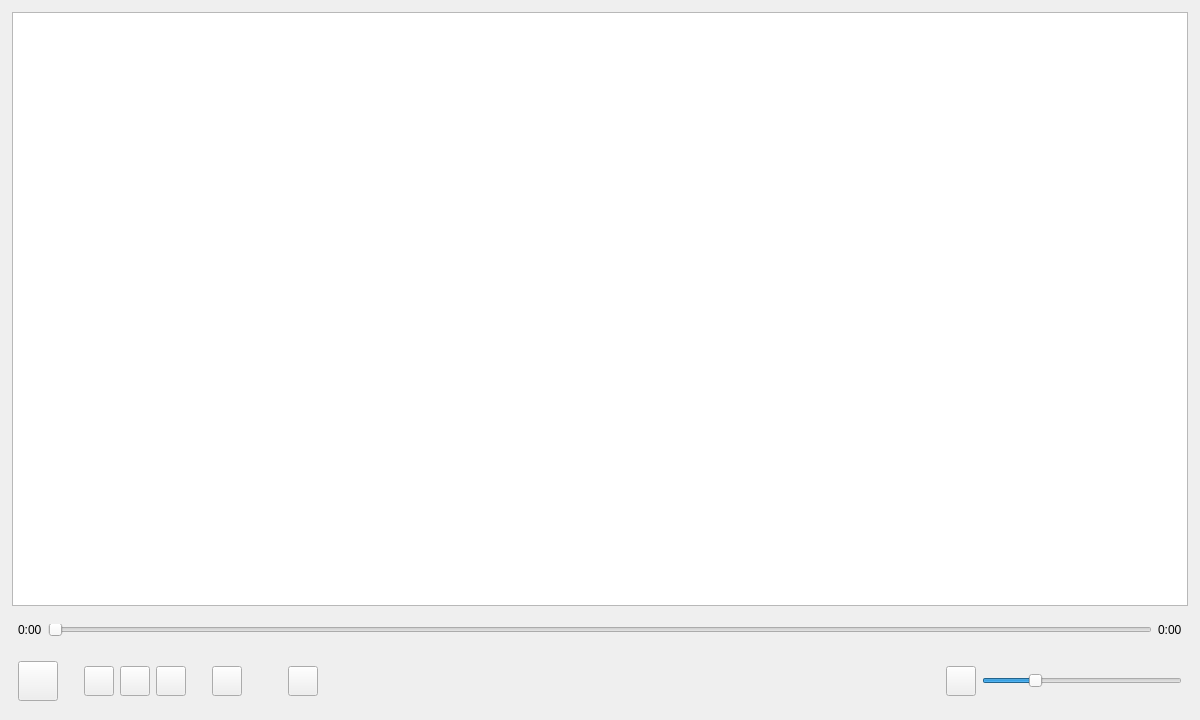
<?xml version="1.0" encoding="UTF-8"?>
<ui version="4.0">
 <class>MusicPlayer</class>
 <widget class="QMainWindow" name="MusicPlayer">
  <property name="geometry">
   <rect>
    <x>0</x>
    <y>0</y>
    <width>1200</width>
    <height>720</height>
   </rect>
  </property>
  <property name="windowTitle">
   <string>Music Player</string>
  </property>
  <widget class="QWidget" name="centralwidget">
   <layout class="QVBoxLayout" name="verticalLayout_2">
    <item>
     <widget class="QWidget" name="songsWidget" native="true">
      <layout class="QHBoxLayout" name="horizontalLayout_3">
       <property name="spacing">
        <number>3</number>
       </property>
       <property name="leftMargin">
        <number>3</number>
       </property>
       <property name="topMargin">
        <number>3</number>
       </property>
       <property name="rightMargin">
        <number>3</number>
       </property>
       <property name="bottomMargin">
        <number>3</number>
       </property>
       <item>
        <widget class="QListView" name="songsListView">
         <property name="alternatingRowColors">
          <bool>true</bool>
         </property>
        </widget>
       </item>
      </layout>
     </widget>
    </item>
    <item>
     <widget class="QWidget" name="timerWidget" native="true">
      <property name="sizePolicy">
       <sizepolicy hsizetype="Preferred" vsizetype="Fixed">
        <horstretch>0</horstretch>
        <verstretch>0</verstretch>
       </sizepolicy>
      </property>
      <property name="minimumSize">
       <size>
        <width>0</width>
        <height>30</height>
       </size>
      </property>
      <property name="maximumSize">
       <size>
        <width>16777215</width>
        <height>30</height>
       </size>
      </property>
      <layout class="QHBoxLayout" name="horizontalLayout_2">
       <item>
        <widget class="QLabel" name="currentTime">
         <property name="text">
          <string>0:00</string>
         </property>
        </widget>
       </item>
       <item>
        <widget class="QSlider" name="timeSlider">
         <property name="orientation">
          <enum>Qt::Horizontal</enum>
         </property>
        </widget>
       </item>
       <item>
        <widget class="QLabel" name="totalTime">
         <property name="text">
          <string>0:00</string>
         </property>
        </widget>
       </item>
      </layout>
     </widget>
    </item>
    <item>
     <widget class="QWidget" name="controlsWidget" native="true">
      <property name="sizePolicy">
       <sizepolicy hsizetype="Preferred" vsizetype="Fixed">
        <horstretch>0</horstretch>
        <verstretch>0</verstretch>
       </sizepolicy>
      </property>
      <property name="minimumSize">
       <size>
        <width>0</width>
        <height>60</height>
       </size>
      </property>
      <property name="maximumSize">
       <size>
        <width>16777215</width>
        <height>60</height>
       </size>
      </property>
      <layout class="QHBoxLayout" name="horizontalLayout">
       <property name="leftMargin">
        <number>9</number>
       </property>
       <item>
        <widget class="QPushButton" name="play_pausebtn">
         <property name="enabled">
          <bool>true</bool>
         </property>
         <property name="sizePolicy">
          <sizepolicy hsizetype="Fixed" vsizetype="Fixed">
           <horstretch>0</horstretch>
           <verstretch>0</verstretch>
          </sizepolicy>
         </property>
         <property name="minimumSize">
          <size>
           <width>40</width>
           <height>40</height>
          </size>
         </property>
         <property name="maximumSize">
          <size>
           <width>40</width>
           <height>40</height>
          </size>
         </property>
         <property name="text">
          <string/>
         </property>
         <property name="iconSize">
          <size>
           <width>35</width>
           <height>35</height>
          </size>
         </property>
        </widget>
       </item>
       <item>
        <spacer name="horizontalSpacer_3">
         <property name="orientation">
          <enum>Qt::Horizontal</enum>
         </property>
         <property name="sizeType">
          <enum>QSizePolicy::Fixed</enum>
         </property>
         <property name="sizeHint" stdset="0">
          <size>
           <width>20</width>
           <height>20</height>
          </size>
         </property>
        </spacer>
       </item>
       <item>
        <widget class="QPushButton" name="previousbtn">
         <property name="sizePolicy">
          <sizepolicy hsizetype="Fixed" vsizetype="Fixed">
           <horstretch>0</horstretch>
           <verstretch>0</verstretch>
          </sizepolicy>
         </property>
         <property name="minimumSize">
          <size>
           <width>30</width>
           <height>30</height>
          </size>
         </property>
         <property name="maximumSize">
          <size>
           <width>30</width>
           <height>30</height>
          </size>
         </property>
         <property name="text">
          <string/>
         </property>
         <property name="iconSize">
          <size>
           <width>25</width>
           <height>25</height>
          </size>
         </property>
        </widget>
       </item>
       <item>
        <widget class="QPushButton" name="stopbtn">
         <property name="sizePolicy">
          <sizepolicy hsizetype="Fixed" vsizetype="Fixed">
           <horstretch>0</horstretch>
           <verstretch>0</verstretch>
          </sizepolicy>
         </property>
         <property name="minimumSize">
          <size>
           <width>30</width>
           <height>30</height>
          </size>
         </property>
         <property name="maximumSize">
          <size>
           <width>30</width>
           <height>30</height>
          </size>
         </property>
         <property name="text">
          <string/>
         </property>
         <property name="iconSize">
          <size>
           <width>25</width>
           <height>25</height>
          </size>
         </property>
        </widget>
       </item>
       <item>
        <widget class="QPushButton" name="nextbtn">
         <property name="sizePolicy">
          <sizepolicy hsizetype="Fixed" vsizetype="Fixed">
           <horstretch>0</horstretch>
           <verstretch>0</verstretch>
          </sizepolicy>
         </property>
         <property name="minimumSize">
          <size>
           <width>30</width>
           <height>30</height>
          </size>
         </property>
         <property name="maximumSize">
          <size>
           <width>30</width>
           <height>30</height>
          </size>
         </property>
         <property name="text">
          <string/>
         </property>
         <property name="iconSize">
          <size>
           <width>25</width>
           <height>25</height>
          </size>
         </property>
        </widget>
       </item>
       <item>
        <spacer name="horizontalSpacer_4">
         <property name="orientation">
          <enum>Qt::Horizontal</enum>
         </property>
         <property name="sizeType">
          <enum>QSizePolicy::Fixed</enum>
         </property>
         <property name="sizeHint" stdset="0">
          <size>
           <width>20</width>
           <height>20</height>
          </size>
         </property>
        </spacer>
       </item>
       <item>
        <widget class="QPushButton" name="shufflebtn">
         <property name="sizePolicy">
          <sizepolicy hsizetype="Fixed" vsizetype="Fixed">
           <horstretch>0</horstretch>
           <verstretch>0</verstretch>
          </sizepolicy>
         </property>
         <property name="minimumSize">
          <size>
           <width>30</width>
           <height>30</height>
          </size>
         </property>
         <property name="maximumSize">
          <size>
           <width>30</width>
           <height>30</height>
          </size>
         </property>
         <property name="text">
          <string/>
         </property>
         <property name="iconSize">
          <size>
           <width>25</width>
           <height>25</height>
          </size>
         </property>
        </widget>
       </item>
       <item>
        <spacer name="horizontalSpacer_2">
         <property name="orientation">
          <enum>Qt::Horizontal</enum>
         </property>
         <property name="sizeType">
          <enum>QSizePolicy::Minimum</enum>
         </property>
         <property name="sizeHint" stdset="0">
          <size>
           <width>40</width>
           <height>20</height>
          </size>
         </property>
        </spacer>
       </item>
       <item>
        <widget class="QPushButton" name="addDirbtn">
         <property name="sizePolicy">
          <sizepolicy hsizetype="Fixed" vsizetype="Fixed">
           <horstretch>0</horstretch>
           <verstretch>0</verstretch>
          </sizepolicy>
         </property>
         <property name="minimumSize">
          <size>
           <width>30</width>
           <height>30</height>
          </size>
         </property>
         <property name="maximumSize">
          <size>
           <width>30</width>
           <height>30</height>
          </size>
         </property>
         <property name="text">
          <string/>
         </property>
         <property name="iconSize">
          <size>
           <width>25</width>
           <height>25</height>
          </size>
         </property>
        </widget>
       </item>
       <item>
        <spacer name="horizontalSpacer">
         <property name="orientation">
          <enum>Qt::Horizontal</enum>
         </property>
         <property name="sizeHint" stdset="0">
          <size>
           <width>40</width>
           <height>20</height>
          </size>
         </property>
        </spacer>
       </item>
       <item>
        <widget class="QPushButton" name="speakerbtn">
         <property name="sizePolicy">
          <sizepolicy hsizetype="Fixed" vsizetype="Fixed">
           <horstretch>0</horstretch>
           <verstretch>0</verstretch>
          </sizepolicy>
         </property>
         <property name="minimumSize">
          <size>
           <width>30</width>
           <height>30</height>
          </size>
         </property>
         <property name="maximumSize">
          <size>
           <width>30</width>
           <height>30</height>
          </size>
         </property>
         <property name="text">
          <string/>
         </property>
         <property name="iconSize">
          <size>
           <width>25</width>
           <height>25</height>
          </size>
         </property>
        </widget>
       </item>
       <item>
        <widget class="QSlider" name="volumeSlider">
         <property name="sizePolicy">
          <sizepolicy hsizetype="Fixed" vsizetype="Fixed">
           <horstretch>0</horstretch>
           <verstretch>0</verstretch>
          </sizepolicy>
         </property>
         <property name="minimumSize">
          <size>
           <width>200</width>
           <height>30</height>
          </size>
         </property>
         <property name="maximumSize">
          <size>
           <width>200</width>
           <height>30</height>
          </size>
         </property>
         <property name="maximum">
          <number>100</number>
         </property>
         <property name="value">
          <number>25</number>
         </property>
         <property name="orientation">
          <enum>Qt::Horizontal</enum>
         </property>
         <property name="tickPosition">
          <enum>QSlider::NoTicks</enum>
         </property>
         <property name="tickInterval">
          <number>0</number>
         </property>
        </widget>
       </item>
      </layout>
     </widget>
    </item>
   </layout>
  </widget>
 </widget>
 <resources/>
 <connections/>
</ui>
